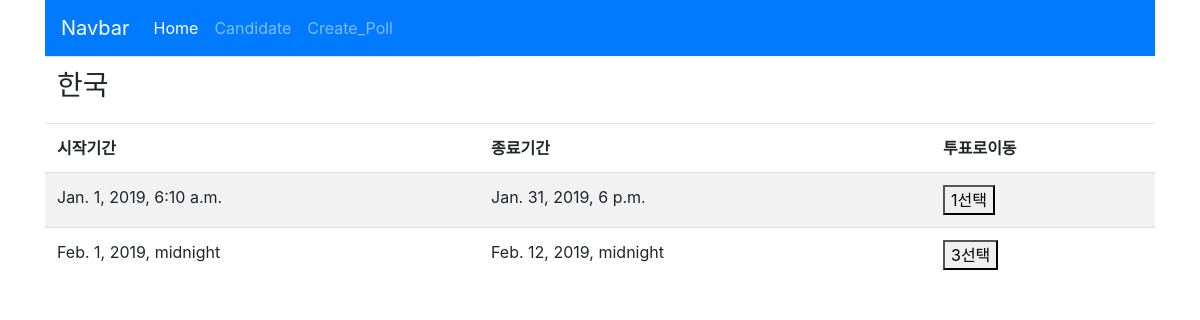
Page /candidate/areas/한국/ on the committed database.
### elections/models.py (models this page shows, shortened)
class Poll(models.Model):
    start_date = models.DateTimeField()
    end_date = models.DateTimeField()
    area = models.CharField(max_length = 15)
    def __str__(self):
        return self.area

### elections/views.py (the view)
# urls.py: re_path('candidate/areas/(?P<area>.+)/$', views.areas),
def areas(request, area):
    today = datetime.datetime.now()
    try:
        polls = Poll.objects.filter(area = area)
        print(polls)
    except:
        polls = None
    context = {'polls': polls, 'area': area}
    return render(request, 'elections/area_list.html', context)

### elections/templates/elections/area_list.html (shortened to what this page needs)
{% extends "elections/layout.html" %}
{% block content %}
    {% if polls %}
        <table class="table table-striped">
            <thead>
                <tr>
                    <td>
                        <h3>{{area}}</h3>
                    </td>
                </tr>
                <tr>
                    <td>
                        <b>시작기간</b>
                    </td>
                    <td>
                        <b>종료기간</b>
                    </td>
                    <td>
                        <b>투표로이동</b>
                    </td>
                </tr>
            </thead>
            <tbody>
                {% for poll in polls %}
                    <tr>
                        <td>
                            {{poll.start_date}}</td>
                        <td>
                            {{poll.end_date}}
                        </td>
                        <td>
                            <form action="{% url 'elections:show_poll' %}" method="post">
                                <button name="poll_id" value="{{poll.id}}">{{poll.id}}선택</button>
                            </form>
                        </td>
                    </tr>
                {% endfor %}
            </tbody>
        </table>
    {% else %}
        1여론조사가 없습니다.
    {% endif %}
{% endblock %}

### rows in the picture
Poll: start_date "Jan. 1, 2019, 6:10 a.m.", end_date "Jan. 31, 2019, 6 p.m.", id "1"
Poll: start_date "Feb. 1, 2019, midnight", end_date "Feb. 12, 2019, midnight", id "3"

### other values in the picture
{{ area }} "한국"
